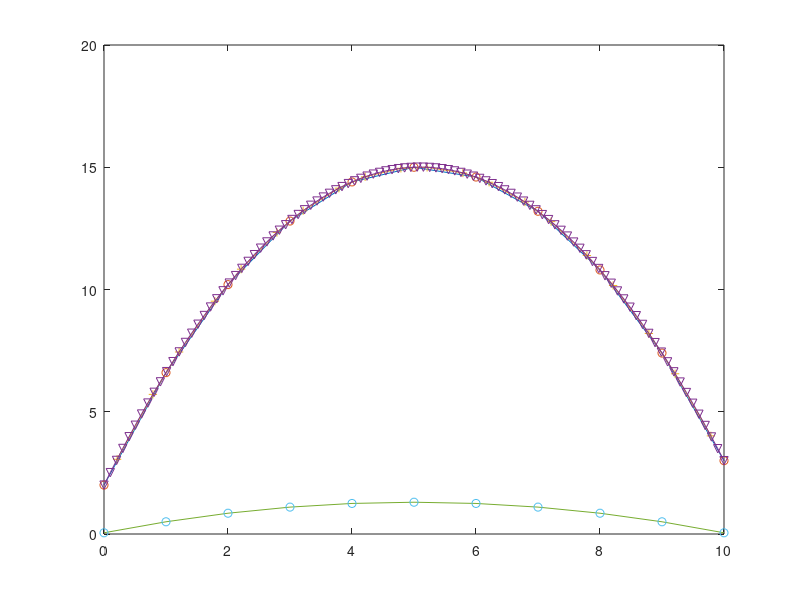

Write MATLAB code to recreate this figure.
% close all; clear all; clc
function test_dirichlet2
close all;
clc

n=11;

% size
len=10; h=len/(n-1);
% forward
Lx= 2; Rx= 3; vx=1;
% adjoint
Ly= 1; Ry= 11; vy= 1/len;

% u=ax^2+bx+c, u(0)=c=Lx; 2a=-vx; u(L)=(-vx/2)*len^2+b*len+Lx=Rx
alpha=-vx/2; gamma=Lx; beta=(Rx-Lx+vx/2*len^2)/len;
xx=linspace(0,len,n)'; 
z=[-1 1]/sqrt(3);z=(z+1)/2*h;ii=1:n-1;ii=(ii-1)*h;
zz=[ (z(1)+ii ) (z(2)+ii )]; zz=sort(zz);
exa2=alpha*zz.^2+beta*zz+gamma;
xxx=linspace(0,len,100)'; 
exa3=alpha*xxx.^2+beta*xxx+gamma;
QoI_analytical = (6*gamma + len*(3*beta + 2*alpha*len))/6.

[A,b]=make_matrix(n,h,vx);
b_before=b;
[A,b]=apply_bc(A,b,Lx,Rx);
x=A\b;
plot(xx,x); hold all
[As,bs]=symmetrize_bc(A,b,Lx,Rx);
xs=As\bs;
plot(xx,xs,'o')
plot(zz,exa2,'+-')
plot(xxx,exa3,'v-')
% As*x-b-(As-A)*x
% bs = b+(As-A)*x

QoI=(sum(x)-0.5*(x(1)+x(end)))*h/len
% % QoI=0;
% % for i=1:n-1
% %     QoI=QoI+h*(x(i)+x(i+1))/2;
% % end
% % QoI=QoI/len


[M,q]=make_matrix(n,h,vy);
q_before=q;
Ly=q(1);Ry=q(end);
[M,q]=apply_bc(M,q,Ly,Ry);
y=M\q;
plot(xx,y); hold all
[Ms,qs]=symmetrize_bc(M,q,Ly,Ry);
ys=Ms\qs;
plot(xx,ys,'o')

disp('q_before*x')
q_before'*x
dq   =q-q_before;
dq_bc=qs-q;
disp('(dq+dq_bc)*x')
(dq+dq_bc)'*x
disp('y*bs')
y'*bs
y'*bs-(dq+dq_bc)'*x

% [y' *b  x' *q  y'*(As-A)*x x'*(Ms-M)*y]
% [ys'*bs xs'*qs]
% ys(1:end-1)'*bs(1:end-1) + ys(end)*bs(end)
% xs(1:end-1)'*qs(1:end-1) + xs(end)*qs(end)

% aa=ys(1)*(xs(2)-xs(1)) - ys(end)*(xs(end)-xs(end-1))
% bb=xs(1)*(ys(2)-ys(1)) - xs(end)*(ys(end)-ys(end-1))
% aa-bb
% aa+bb

return
end

%%%%%%%%%%%%%%%%%%%%%%%%%%%%%%%%%%%%%%%
function [A,b]=make_matrix(n,h,val);

A=zeros(n,n);

for i=1:n
    A(i,i)=2;
    if(i>1), A(i,i-1)=-1; end    
    if(i<n), A(i,i+1)=-1; end
end

A=A/h;

b=h*val*[ 0.5; ones(n-2,1); 0.5];

return
end
%%%%%%%%%%%%%%%%%%%%%%%%%%%%%%%%%%%%%%%
function [A,b]=apply_bc(A,b,L,R);

n=length(b);
A(1,:)=0; b(1)=L; A(1,1)=1;
A(n,:)=0; b(n)=R; A(n,n)=1;

return
end
%%%%%%%%%%%%%%%%%%%%%%%%%%%%%%%%%%%%%%%
function [A,b]=symmetrize_bc(A,b,L,R);

n=length(b);
b=b-A(:,1).*L; A(:,1)=0; A(1,1)=1; b(1)=L;
b=b-A(:,n).*R; A(:,n)=0; A(n,n)=1; b(n)=R;

return
end
%%%%%%%%%%%%%%%%%%%%%%%%%%%%%%%%%%%%%%%